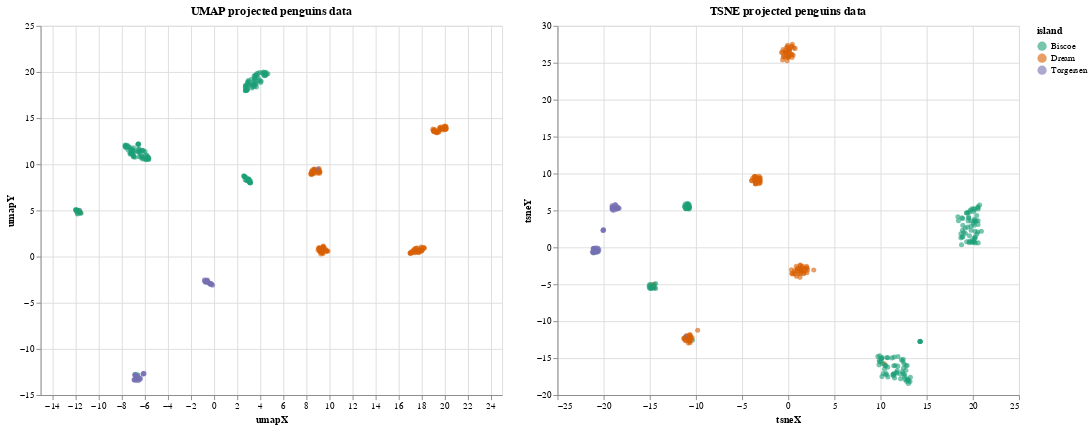

The code cell stored with this chart in its notebook:
### Code cell
alt.Chart(df_proj).mark_circle(
    opacity=0.6
).encode(
    x='umapX',
    y='umapY',
    color=alt.Color('island', scale=alt.Scale(scheme='dark2'))
).properties(
    width=500,
    height=400,
    title="UMAP projected penguins data"
).interactive() | alt.Chart(df_proj).mark_circle(
    opacity=0.6
).encode(
    x='tsneX',
    y='tsneY',
    color=alt.Color('island', scale=alt.Scale(scheme='dark2'))
).properties(
    width=500,
    height=400,
    title="TSNE projected penguins data"
).interactive()

### Figure 1 — Vega-Lite specification as saved in the notebook (floating-point values rounded to 4 significant figures; data arrays with more than 128 entries replaced by an {"elided": "..."} marker saying what was removed)
{"usermeta": {"embedOptions": {"theme": "dark"}}, "config": {"view": {"continuousWidth": 400, "continuousHeight": 300}}, "hconcat": [{"mark": {"type": "circle", "opacity": 0.6}, "encoding": {"color": {"type": "nominal", "field": "island", "scale": {"scheme": "dark2"}}, "x": {"type": "quantitative", "field": "umapX"}, "y": {"type": "quantitative", "field": "umapY"}}, "height": 400, "selection": {"selector004": {"type": "interval", "bind": "scales", "encodings": ["x", "y"]}}, "title": "UMAP projected penguins data", "width": 500}, {"mark": {"type": "circle", "opacity": 0.6}, "encoding": {"color": {"type": "nominal", "field": "island", "scale": {"scheme": "dark2"}}, "x": {"type": "quantitative", "field": "tsneX"}, "y": {"type": "quantitative", "field": "tsneY"}}, "height": 400, "selection": {"selector005": {"type": "interval", "bind": "scales", "encodings": ["x", "y"]}}, "title": "TSNE projected penguins data", "width": 500}], "data": {"name": "data-ab3cac24b37a950a80cab1260e6e1f3f"}, "$schema": "https://vega.github.io/schema/vega-lite/v4.8.1.json", "datasets": {"data-ab3cac24b37a950a80cab1260e6e1f3f": {"elided": "344 records"}}}
